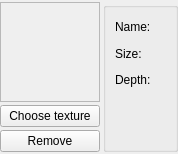
<?xml version="1.0" encoding="UTF-8"?>
<ui version="4.0">
 <class>CParticleTextureWidget</class>
 <widget class="QWidget" name="CParticleTextureWidget">
  <property name="geometry">
   <rect>
    <x>0</x>
    <y>0</y>
    <width>178</width>
    <height>154</height>
   </rect>
  </property>
  <property name="windowTitle">
   <string>Form</string>
  </property>
  <layout class="QGridLayout" name="gridLayout_2">
   <property name="margin">
    <number>0</number>
   </property>
   <property name="spacing">
    <number>3</number>
   </property>
   <item row="0" column="0">
    <layout class="QVBoxLayout" name="verticalLayout">
     <property name="spacing">
      <number>3</number>
     </property>
     <item>
      <widget class="QFrame" name="frame_2">
       <property name="minimumSize">
        <size>
         <width>100</width>
         <height>100</height>
        </size>
       </property>
       <property name="maximumSize">
        <size>
         <width>100</width>
         <height>100</height>
        </size>
       </property>
       <property name="frameShape">
        <enum>QFrame::StyledPanel</enum>
       </property>
       <property name="frameShadow">
        <enum>QFrame::Sunken</enum>
       </property>
       <layout class="QGridLayout" name="gridLayout">
        <property name="margin">
         <number>3</number>
        </property>
        <item row="0" column="0">
         <widget class="QLabel" name="imageLabel">
          <property name="maximumSize">
           <size>
            <width>16777215</width>
            <height>16777215</height>
           </size>
          </property>
          <property name="text">
           <string/>
          </property>
         </widget>
        </item>
       </layout>
      </widget>
     </item>
     <item>
      <widget class="QPushButton" name="chooseTexPushButton">
       <property name="sizePolicy">
        <sizepolicy hsizetype="Preferred" vsizetype="Fixed">
         <horstretch>0</horstretch>
         <verstretch>0</verstretch>
        </sizepolicy>
       </property>
       <property name="text">
        <string>Choose texture</string>
       </property>
      </widget>
     </item>
     <item>
      <widget class="QPushButton" name="removePushButton">
       <property name="sizePolicy">
        <sizepolicy hsizetype="Preferred" vsizetype="Fixed">
         <horstretch>0</horstretch>
         <verstretch>0</verstretch>
        </sizepolicy>
       </property>
       <property name="text">
        <string>Remove</string>
       </property>
      </widget>
     </item>
    </layout>
   </item>
   <item row="0" column="1">
    <widget class="QGroupBox" name="groupBox">
     <property name="sizePolicy">
      <sizepolicy hsizetype="Expanding" vsizetype="Preferred">
       <horstretch>0</horstretch>
       <verstretch>0</verstretch>
      </sizepolicy>
     </property>
     <property name="title">
      <string/>
     </property>
     <layout class="QGridLayout" name="gridLayout_3">
      <item row="0" column="0">
       <widget class="QLabel" name="nameLabel">
        <property name="text">
         <string>Name:</string>
        </property>
        <property name="wordWrap">
         <bool>true</bool>
        </property>
       </widget>
      </item>
      <item row="1" column="0">
       <widget class="QLabel" name="sizeLabel">
        <property name="text">
         <string>Size:</string>
        </property>
        <property name="wordWrap">
         <bool>true</bool>
        </property>
       </widget>
      </item>
      <item row="2" column="0">
       <widget class="QLabel" name="depthLabel">
        <property name="text">
         <string>Depth:</string>
        </property>
        <property name="wordWrap">
         <bool>true</bool>
        </property>
       </widget>
      </item>
      <item row="3" column="0">
       <spacer name="verticalSpacer">
        <property name="orientation">
         <enum>Qt::Vertical</enum>
        </property>
        <property name="sizeType">
         <enum>QSizePolicy::Preferred</enum>
        </property>
        <property name="sizeHint" stdset="0">
         <size>
          <width>20</width>
          <height>50</height>
         </size>
        </property>
       </spacer>
      </item>
     </layout>
    </widget>
   </item>
  </layout>
 </widget>
 <resources/>
 <connections/>
</ui>
